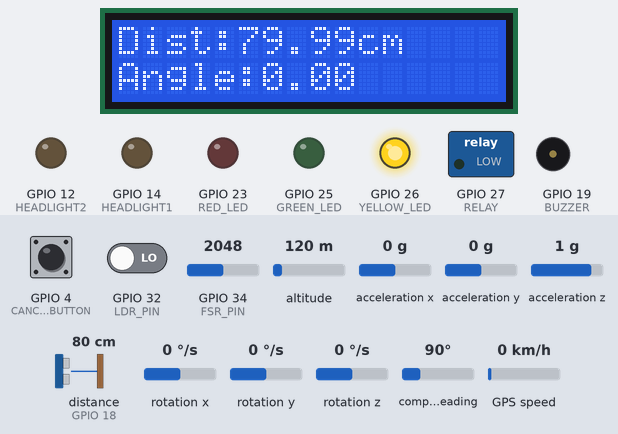
A sketch run on a simulated ESP32. Parts: 16×2 character LCD, switched loads named in the sketch (green lamp = pin HIGH), output pins drawn as LEDs (lit = HIGH), buzzer (waves = sounding, pin HIGH). Wiring (inferred from the names in the program): ultrasonic range finder: trigger GPIO 5; echo GPIO 18. Dashed ring = blinking. The test bench sets the inputs (shaded band); at power-on: GPIO 34 (FSR_PIN) = 2048, acceleration z 1 g, GPIO 4 (CANCEL_BUTTON) HIGH, GPIO 32 (LDR_PIN) LOW, altitude 120 m, acceleration x 0 g, acceleration y 0 g, distance to the obstacle (sensor on GPIO 18) 80 cm, rotation x 0 °/s, rotation y 0 °/s, rotation z 0 °/s, compass heading 90°, GPS speed 0 km/h. The echo pulse lasts 58.3 µs per cm; the GPS gets a fix after 3 s at 37.7749, -122.4194 with 8 satellites; pins used as bus, display or sensor lines are not drawn.

Above: at 3.2 s.
3.3 s: GPIO 34 (FSR_PIN) set to 525
4.8 s: GPIO 34 (FSR_PIN) set to 477
At 5.6 s:
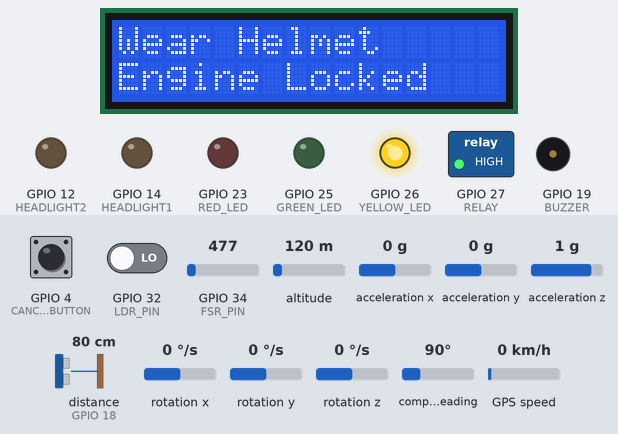
6.3 s: GPIO 34 (FSR_PIN) set to 540
At 6.59 s:
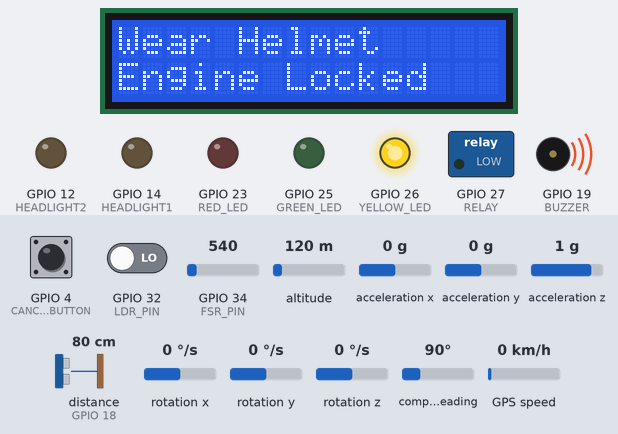
8.2 s: acceleration z set to 0.1 g
9.7 s: acceleration z set to -0.2 g
At 10.47 s:
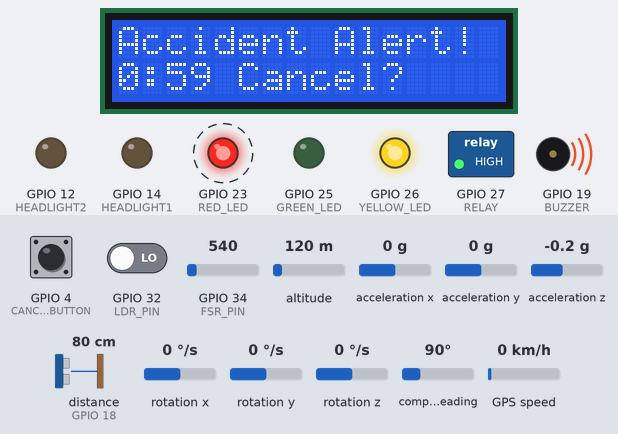
11.9 s: GPIO 34 (FSR_PIN) set to 122
At 13.0 s:
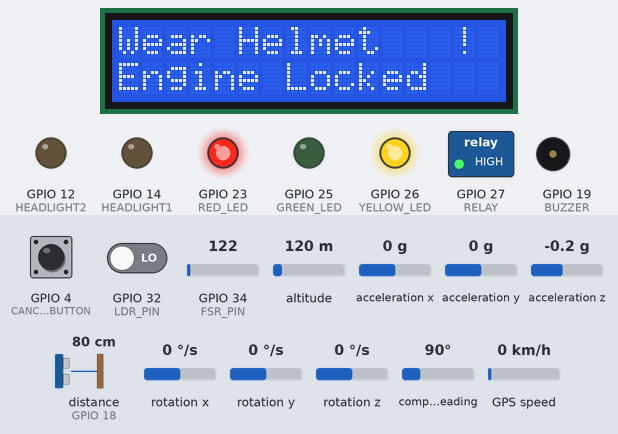
Timing chart, 0 to 14.9 s (numbered marks = the images above; inputs shaded):
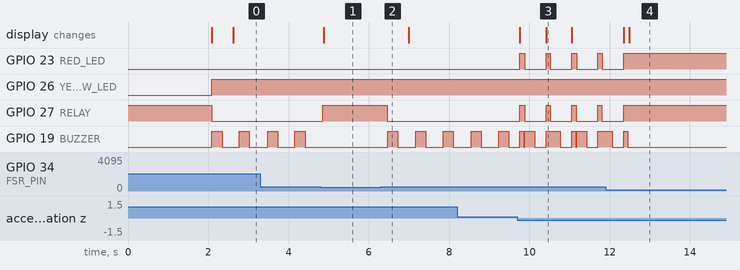

Measured:
- the behaviour switches between 501 and 500 on GPIO 34 (FSR_PIN) (found by bisection; images 0 and 1)
- the behaviour switches between 0 and -0.1 g on acceleration z (found by bisection; images 2 and 3)
- after the input at 4.8 s, GPIO 27 (RELAY): LOW → HIGH after 0.05 s; GPIO 19 (BUZZER): stops changing and stays LOW; the display: changes after 0.08 s (image 1)
- after the input at 6.3 s, GPIO 27 (RELAY): HIGH → LOW after 0.16 s; GPIO 19 (BUZZER): alternates HIGH for 0.25 s and LOW for 0.44 s, starting after 0.17 s
- after the input at 9.7 s, GPIO 23 (RED_LED): alternates HIGH for 0.11 s and LOW for 0.53 s, starting after 0.07 s; GPIO 27 (RELAY): alternates HIGH for 0.11 s and LOW for 0.54 s, starting after 0.07 s; the display: first changes after 0.07 s (image 3 shows a later state)
- after the input at 11.9 s, GPIO 23 (RED_LED), GPIO 27 (RELAY): goes on until 12.3 s, then stays HIGH; GPIO 19 (BUZZER): goes on until 12.4 s, then stays LOW; the display: first differs from a run without the input after 0.59 s (image 4)
- by itself, GPIO 19 (BUZZER): alternates HIGH for 0.25 s and LOW for 0.43 s

The sketch:

ESP32-MAIN.ino
```cpp
#include <Wire.h>
#include <LiquidCrystal_I2C.h>
#include <MPU6050.h>
#include <TinyGPS++.h>
#include <math.h>

// ------------ PINS ------------
#define FSR_PIN 34
#define RELAY 27
#define LDR_PIN 32

#define HEADLIGHT1 14
#define HEADLIGHT2 12

#define TRIG_PIN 5
#define ECHO_PIN 18

#define GREEN_LED 25
#define YELLOW_LED 26
#define RED_LED 23
#define BUZZER 19

#define CANCEL_BUTTON 4

LiquidCrystal_I2C lcd(0x27, 16, 2);
MPU6050 mpu;

// ------------ GPS ------------
TinyGPSPlus gps;
HardwareSerial GPSserial(2);

// ------------ VARIABLES ------------
bool accidentMode = false;
unsigned long accidentStartTime = 0;
unsigned long lastBeepTime = 0;

void setup() {
  Serial.begin(115200);

  pinMode(FSR_PIN, INPUT);
  pinMode(RELAY, OUTPUT);
  pinMode(LDR_PIN, INPUT);

  pinMode(HEADLIGHT1, OUTPUT);
  pinMode(HEADLIGHT2, OUTPUT);

  pinMode(TRIG_PIN, OUTPUT);
  pinMode(ECHO_PIN, INPUT);

  pinMode(GREEN_LED, OUTPUT);
  pinMode(YELLOW_LED, OUTPUT);
  pinMode(RED_LED, OUTPUT);
  pinMode(BUZZER, OUTPUT);

  pinMode(CANCEL_BUTTON, INPUT_PULLUP);

  digitalWrite(RELAY, HIGH);

  Wire.begin(21,22);
  lcd.init();
  lcd.backlight();

  mpu.initialize();

  // GPS INIT
  GPSserial.begin(9600, SERIAL_8N1, 16, 17);

  lcd.setCursor(0,0);
  lcd.print("SMART BIKE");
  delay(2000);
  lcd.clear();
}

void loop() {

  // -------- GPS READ --------
  while (GPSserial.available()) {
    gps.encode(GPSserial.read());
  }

  // ================= HELMET =================
  int fsrValue = analogRead(FSR_PIN);
  bool helmetWorn = (fsrValue > 500);

  if (!helmetWorn) {
    digitalWrite(RELAY, HIGH);
    lcd.setCursor(0,0);
    lcd.print("Wear Helmet   ");
    lcd.setCursor(0,1);
    lcd.print("Engine Locked ");
    delay(200);
    return;
  }

  digitalWrite(RELAY, LOW);

  // ================= LDR =================
  int ldrState = digitalRead(LDR_PIN);
  if (ldrState == 1) {
    digitalWrite(HEADLIGHT1, HIGH);
    digitalWrite(HEADLIGHT2, HIGH);
  } else {
    digitalWrite(HEADLIGHT1, LOW);
    digitalWrite(HEADLIGHT2, LOW);
  }

  // ================= ULTRASONIC =================
  digitalWrite(TRIG_PIN, LOW);
  delayMicroseconds(5);

  digitalWrite(TRIG_PIN, HIGH);
  delayMicroseconds(10);
  digitalWrite(TRIG_PIN, LOW);

  long duration = pulseIn(ECHO_PIN, HIGH, 25000);
  float distance;

  if (duration == 0) distance = 999;
  else distance = (duration * 0.0343) / 2;

  if (distance < 2 || distance > 400) distance = 999;

  if (distance > 85) {
    digitalWrite(GREEN_LED, HIGH);
    digitalWrite(YELLOW_LED, LOW);
    digitalWrite(RED_LED, LOW);
    digitalWrite(BUZZER, LOW);
  }
  else if (distance > 40) {
    digitalWrite(GREEN_LED, LOW);
    digitalWrite(YELLOW_LED, HIGH);
    digitalWrite(RED_LED, LOW);

    digitalWrite(BUZZER, HIGH);
    delay(250);
    digitalWrite(BUZZER, LOW);
    delay(250);
  }
  else {
    digitalWrite(GREEN_LED, LOW);
    digitalWrite(YELLOW_LED, LOW);
    digitalWrite(RED_LED, HIGH);

    digitalWrite(BUZZER, HIGH);
    delay(120);
    digitalWrite(BUZZER, LOW);
    delay(120);
  }

  // ================= MPU =================
  int16_t ax, ay, az;
  mpu.getAcceleration(&ax, &ay, &az);

  float ax_g = ax / 16384.0;
  float ay_g = ay / 16384.0;
  float az_g = az / 16384.0;

  float angle = atan2(
      sqrt(ax_g * ax_g + ay_g * ay_g),
      az_g
  ) * 180.0 / PI;

  // ================= ACCIDENT TRIGGER =================
  if (angle > 75 && !accidentMode) {
    accidentMode = true;
    accidentStartTime = millis();
  }

  // ================= ACCIDENT MODE =================
  if (accidentMode) {

    unsigned long elapsed = millis() - accidentStartTime;
    unsigned long remaining = 60000 - elapsed;

    int seconds = remaining / 1000;
    int mins = seconds / 60;
    int secs = seconds % 60;

    lcd.setCursor(0,0);
    lcd.print("Accident Alert!     ");
    lcd.setCursor(0,1);

    if (secs < 10)
      lcd.print(String(mins) + ":0" + String(secs) + " Cancel?");
    else
      lcd.print(String(mins) + ":" + String(secs) + " Cancel?");

    digitalWrite(RELAY, HIGH);
    digitalWrite(RED_LED, HIGH);

    // BUZZER
    if (millis() - lastBeepTime > 500) {
      digitalWrite(BUZZER, HIGH);
      delay(100);
      digitalWrite(BUZZER, LOW);
      lastBeepTime = millis();
    }

    // Cancel button
    if (digitalRead(CANCEL_BUTTON) == LOW) {
      accidentMode = false;
      digitalWrite(BUZZER, LOW);
      digitalWrite(RED_LED, LOW);
    }

    // FINAL ALERT
    if (remaining <= 0) {

      lcd.setCursor(0,0);
      lcd.print("EMERGENCY !!! ");

      digitalWrite(BUZZER, HIGH);
      delay(3000);
      digitalWrite(BUZZER, LOW);

      String location;

      if (gps.location.isValid()) {
        location = String(gps.location.lat(), 6) + "," +
                   String(gps.location.lng(), 6);
      } else {
        location = "0,0";
      }

      Serial.print("ACCIDENT:");
      Serial.println(location);

      accidentMode = false;
    }

    return;
  }

  // ================= NORMAL =================
  lcd.setCursor(0,0);
  lcd.print("Dist:");
  lcd.print(distance);
  lcd.print("cm   ");

  lcd.setCursor(0,1);
  lcd.print("Angle:");
  lcd.print(angle);
  lcd.print("   ");

  delay(150);
}
```
